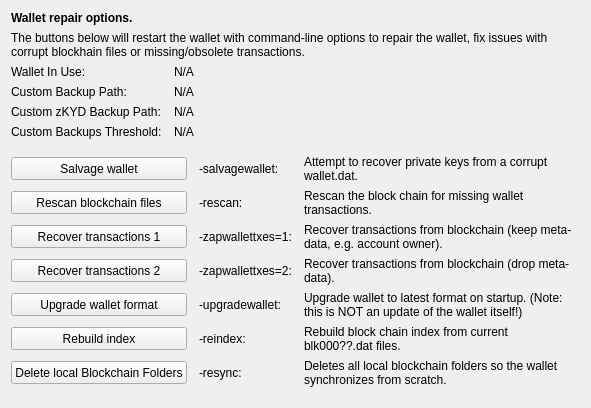
     <widget class="QWidget" name="tab_repair">
      <attribute name="title">
       <string>&amp;Wallet Repair</string>
      </attribute>
      <layout class="QGridLayout" name="gridLayout_4" columnstretch="0,0,0,0">
       <property name="horizontalSpacing">
        <number>12</number>
       </property>
       <item row="0" column="0" colspan="4">
        <widget class="QLabel" name="label_repair_header">
         <property name="font">
          <font>
           <weight>75</weight>
           <bold>true</bold>
          </font>
         </property>
         <property name="text">
          <string>Wallet repair options.</string>
         </property>
        </widget>
       </item>
       <item row="1" column="0" colspan="4">
        <widget class="QLabel" name="label_repair_helptext">
         <property name="font">
          <font>
           <weight>50</weight>
           <bold>false</bold>
          </font>
         </property>
         <property name="text">
          <string>The buttons below will restart the wallet with command-line options to repair the wallet, fix issues with corrupt blockhain files or missing/obsolete transactions.</string>
         </property>
         <property name="wordWrap">
          <bool>true</bool>
         </property>
        </widget>
       </item>
       <item row="2" column="0">
        <widget class="QLabel" name="wallet_path_label">
         <property name="text">
          <string>Wallet In Use:</string>
         </property>
        </widget>
       </item>
       <item row="2" column="1" colspan="3">
        <widget class="QLabel" name="wallet_path">
         <property name="cursor">
          <cursorShape>IBeamCursor</cursorShape>
         </property>
         <property name="text">
          <string>N/A</string>
         </property>
         <property name="textFormat">
          <enum>Qt::PlainText</enum>
         </property>
         <property name="textInteractionFlags">
          <set>Qt::LinksAccessibleByMouse|Qt::TextSelectableByKeyboard|Qt::TextSelectableByMouse</set>
         </property>
        </widget>
       </item>
       <item row="3" column="0">
        <widget class="QLabel" name="wallet_custombackuppath_label">
         <property name="text">
          <string>Custom Backup Path:</string>
         </property>
         <property name="visible">
          <bool>false</bool>
         </property>
        </widget>
       </item>
       <item row="3" column="1" colspan="3">
        <widget class="QLabel" name="wallet_custombackuppath">
         <property name="cursor">
          <cursorShape>IBeamCursor</cursorShape>
         </property>
         <property name="text">
          <string>N/A</string>
         </property>
         <property name="textFormat">
          <enum>Qt::PlainText</enum>
         </property>
         <property name="textInteractionFlags">
          <set>Qt::LinksAccessibleByMouse|Qt::TextSelectableByKeyboard|Qt::TextSelectableByMouse</set>
         </property>
         <property name="visible">
          <bool>false</bool>
         </property>
        </widget>
       </item>
       <item row="4" column="0">
        <widget class="QLabel" name="wallet_customzkydbackuppath_label">
         <property name="text">
          <string>Custom zKYD Backup Path:</string>
         </property>
         <property name="visible">
          <bool>false</bool>
         </property>
        </widget>
       </item>
       <item row="4" column="1" colspan="3">
        <widget class="QLabel" name="wallet_customzkydbackuppath">
         <property name="cursor">
          <cursorShape>IBeamCursor</cursorShape>
         </property>
         <property name="text">
          <string>N/A</string>
         </property>
         <property name="textFormat">
          <enum>Qt::PlainText</enum>
         </property>
         <property name="textInteractionFlags">
          <set>Qt::LinksAccessibleByMouse|Qt::TextSelectableByKeyboard|Qt::TextSelectableByMouse</set>
         </property>
         <property name="visible">
          <bool>false</bool>
         </property>
        </widget>
       </item>
       <item row="5" column="0">
        <widget class="QLabel" name="wallet_custombackupthreshold_label">
         <property name="text">
          <string>Custom Backups Threshold:</string>
         </property>
         <property name="visible">
          <bool>false</bool>
         </property>
        </widget>
       </item>
       <item row="5" column="1" colspan="3">
        <widget class="QLabel" name="wallet_custombackupthreshold">
         <property name="cursor">
          <cursorShape>IBeamCursor</cursorShape>
         </property>
         <property name="text">
          <string>N/A</string>
         </property>
         <property name="textFormat">
          <enum>Qt::PlainText</enum>
         </property>
         <property name="textInteractionFlags">
          <set>Qt::LinksAccessibleByMouse|Qt::TextSelectableByKeyboard|Qt::TextSelectableByMouse</set>
         </property>
         <property name="visible">
          <bool>false</bool>
         </property>
        </widget>
       </item>
       <item row="6" column="0">
        <spacer name="verticalSpacer_repair1">
         <property name="orientation">
          <enum>Qt::Vertical</enum>
         </property>
         <property name="sizeHint" stdset="0">
          <size>
           <width>10</width>
           <height>10</height>
          </size>
         </property>
        </spacer>
       </item>
       <item row="7" column="0" colspan="2">
        <widget class="QPushButton" name="btn_salvagewallet">
         <property name="minimumSize">
          <size>
           <width>100</width>
           <height>23</height>
          </size>
         </property>
         <property name="text">
          <string>Salvage wallet</string>
         </property>
        </widget>
       </item>
       <item row="7" column="2">
        <widget class="QLabel" name="label_repair_cbn_command">
         <property name="text">
          <string notr="true">-salvagewallet:</string>
         </property>
        </widget>
       </item>
       <item row="7" column="3">
        <widget class="QLabel" name="label_repair_cbn">
         <property name="text">
          <string>Attempt to recover private keys from a corrupt wallet.dat.</string>
         </property>
         <property name="wordWrap">
          <bool>true</bool>
         </property>
        </widget>
       </item>
       <item row="8" column="0" colspan="2">
        <widget class="QPushButton" name="btn_rescan">
         <property name="minimumSize">
          <size>
           <width>100</width>
           <height>23</height>
          </size>
         </property>
         <property name="text">
          <string>Rescan blockchain files</string>
         </property>
        </widget>
       </item>
       <item row="8" column="2">
        <widget class="QLabel" name="label_repair_rescan_command">
         <property name="text">
          <string notr="true">-rescan:</string>
         </property>
        </widget>
       </item>
       <item row="8" column="3">
        <widget class="QLabel" name="label_repair_rescan">
         <property name="text">
          <string>Rescan the block chain for missing wallet transactions.</string>
         </property>
         <property name="wordWrap">
          <bool>true</bool>
         </property>
        </widget>
       </item>
       <item row="9" column="0" colspan="2">
        <widget class="QPushButton" name="btn_zapwallettxes1">
         <property name="minimumSize">
          <size>
           <width>100</width>
           <height>23</height>
          </size>
         </property>
         <property name="text">
          <string>Recover transactions 1</string>
         </property>
        </widget>
       </item>
       <item row="9" column="2">
        <widget class="QLabel" name="label_repair_zap1_command">
         <property name="text">
          <string notr="true">-zapwallettxes=1:</string>
         </property>
        </widget>
       </item>
       <item row="9" column="3">
        <widget class="QLabel" name="label_repair_zap1">
         <property name="text">
          <string>Recover transactions from blockchain (keep meta-data, e.g. account owner).</string>
         </property>
         <property name="wordWrap">
          <bool>true</bool>
         </property>
        </widget>
       </item>
       <item row="10" column="0" colspan="2">
        <widget class="QPushButton" name="btn_zapwallettxes2">
         <property name="minimumSize">
          <size>
           <width>100</width>
           <height>23</height>
          </size>
         </property>
         <property name="text">
          <string>Recover transactions 2</string>
         </property>
        </widget>
       </item>
       <item row="10" column="2">
        <widget class="QLabel" name="label_repair_zap2_command">
         <property name="text">
          <string notr="true">-zapwallettxes=2:</string>
         </property>
        </widget>
       </item>
       <item row="10" column="3">
        <widget class="QLabel" name="label_repair_zap2">
         <property name="text">
          <string>Recover transactions from blockchain (drop meta-data).</string>
         </property>
         <property name="wordWrap">
          <bool>true</bool>
         </property>
        </widget>
       </item>
       <item row="11" column="0" colspan="2">
        <widget class="QPushButton" name="btn_upgradewallet">
         <property name="minimumSize">
          <size>
           <width>100</width>
           <height>23</height>
          </size>
         </property>
         <property name="text">
          <string>Upgrade wallet format</string>
         </property>
        </widget>
       </item>
       <item row="11" column="2">
        <widget class="QLabel" name="label_repair_upgrade_command">
         <property name="text">
          <string notr="true">-upgradewallet:</string>
         </property>
        </widget>
       </item>
       <item row="11" column="3">
        <widget class="QLabel" name="label_repair_upgrade">
         <property name="text">
          <string>Upgrade wallet to latest format on startup. (Note: this is NOT an update of the wallet itself!)</string>
         </property>
         <property name="wordWrap">
          <bool>true</bool>
         </property>
        </widget>
       </item>
       <item row="12" column="0" colspan="2">
        <widget class="QPushButton" name="btn_reindex">
         <property name="minimumSize">
          <size>
           <width>100</width>
           <height>23</height>
          </size>
         </property>
         <property name="text">
          <string>Rebuild index</string>
         </property>
        </widget>
       </item>
       <item row="12" column="2">
        <widget class="QLabel" name="label_repair_reindex_command">
         <property name="text">
          <string notr="true">-reindex:</string>
         </property>
        </widget>
       </item>
       <item row="12" column="3">
        <widget class="QLabel" name="label_repair_reindex">
         <property name="text">
          <string>Rebuild block chain index from current blk000??.dat files.</string>
         </property>
         <property name="wordWrap">
          <bool>true</bool>
         </property>
        </widget>
       </item>
       <item row="13" column="0" colspan="2">
        <widget class="QPushButton" name="btn_resync">
         <property name="minimumSize">
          <size>
           <width>100</width>
           <height>23</height>
          </size>
         </property>
         <property name="text">
          <string>Delete local Blockchain Folders</string>
         </property>
        </widget>
       </item>
       <item row="13" column="2">
        <widget class="QLabel" name="label_repair_resync_command">
         <property name="text">
          <string>-resync:</string>
         </property>
        </widget>
       </item>
       <item row="13" column="3">
        <widget class="QLabel" name="label_repair_resync">
         <property name="text">
          <string>Deletes all local blockchain folders so the wallet synchronizes from scratch.</string>
         </property>
         <property name="wordWrap">
          <bool>true</bool>
         </property>
        </widget>
       </item>
       <item row="14" column="0">
        <spacer name="verticalSpacer_repair2">
         <property name="orientation">
          <enum>Qt::Vertical</enum>
         </property>
         <property name="sizeHint" stdset="0">
          <size>
           <width>20</width>
           <height>10</height>
          </size>
         </property>
        </spacer>
       </item>
      </layout>
     </widget>
